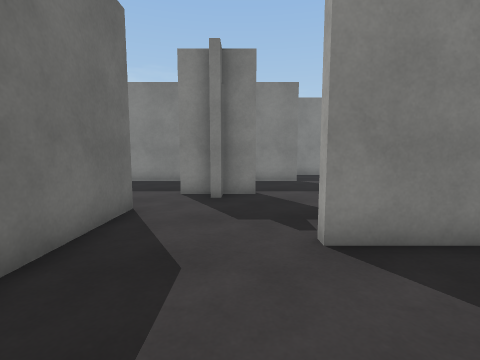
view 1 (above)

22 first-person views from a walk through a Unity game level. The camera is 1.3 m above the floor, tilts 6° down and sees 85° across. The floor is counted in squares, 1 m on a side. Each view is taken from the middle of a square. On the plan, view 1 faces up. The plan holds only what a view shows up to about 13 squares ahead; the rest is blank. The player is left out. Surface patterns are stand-ins for the level's own textures.

view 2
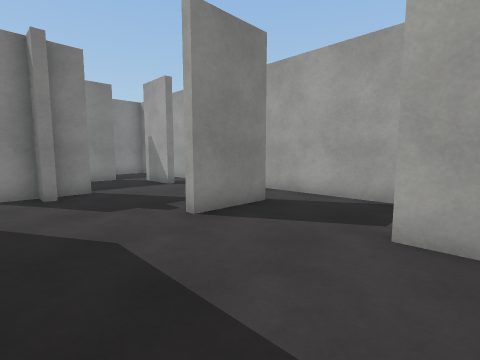

view 3
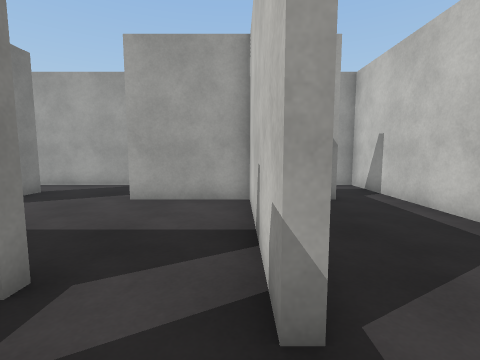

view 4
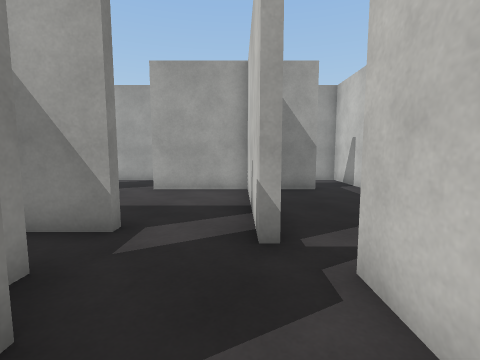

view 5
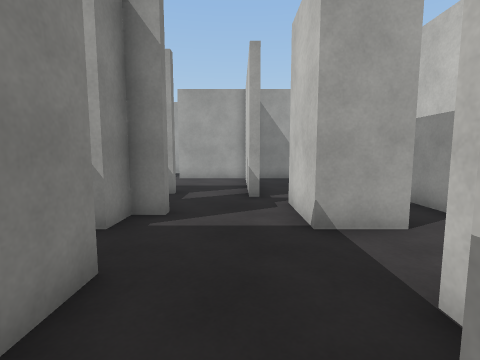

view 6
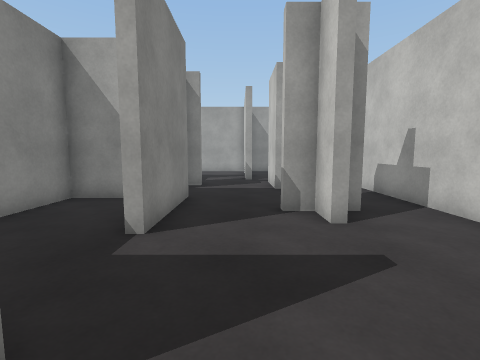

view 7
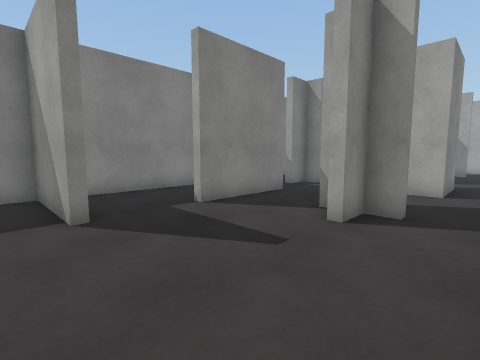

view 8
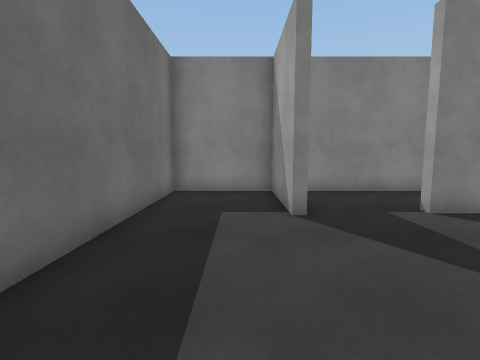

view 9
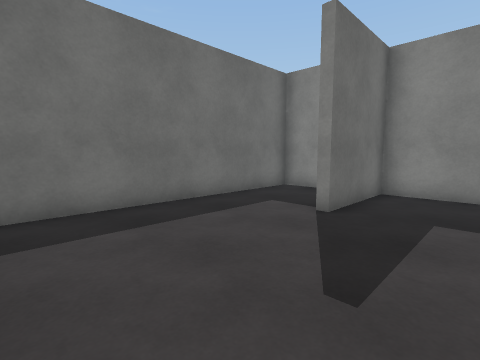

view 10
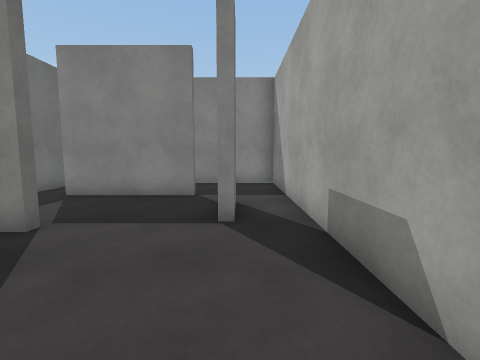

view 11
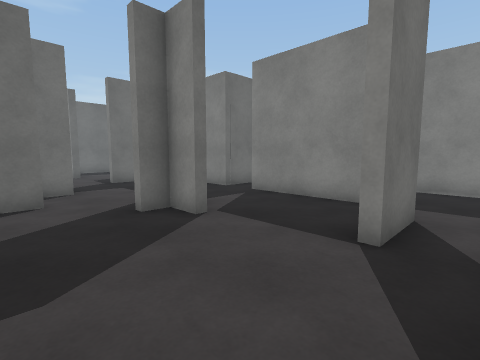

view 12
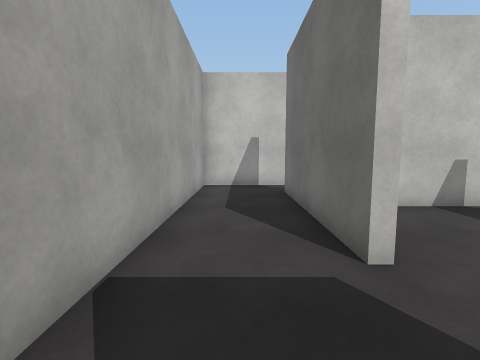

view 13
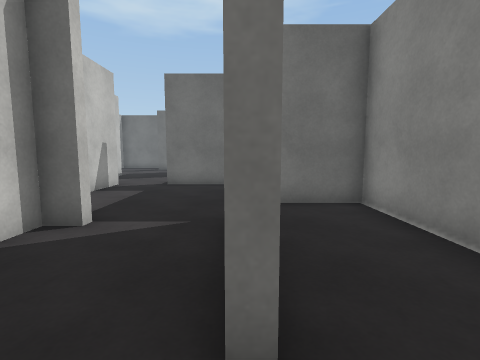

view 14
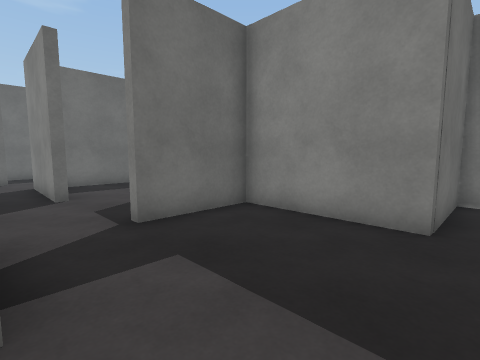

view 15
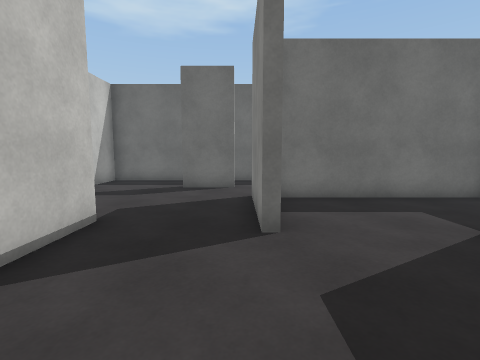

view 16
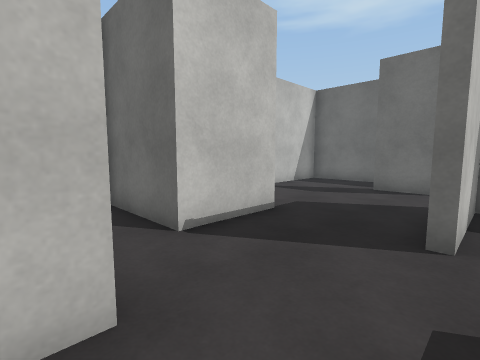

view 17
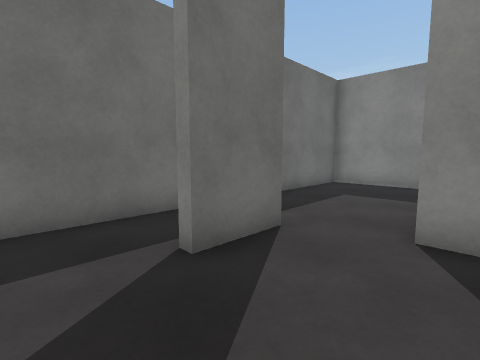

view 18
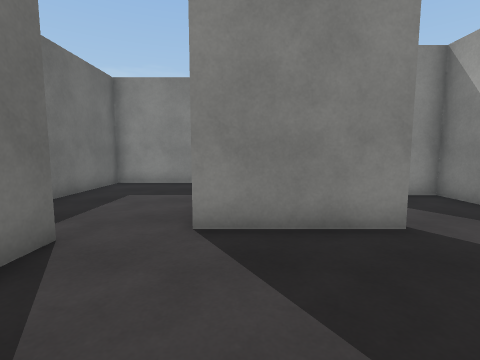

view 19
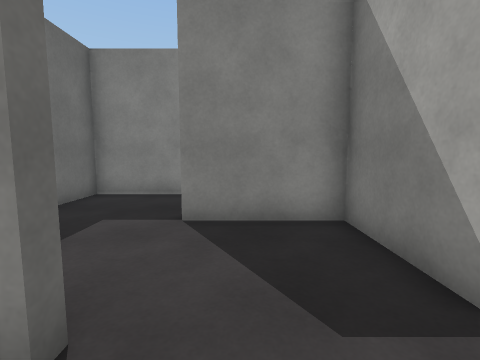

view 20
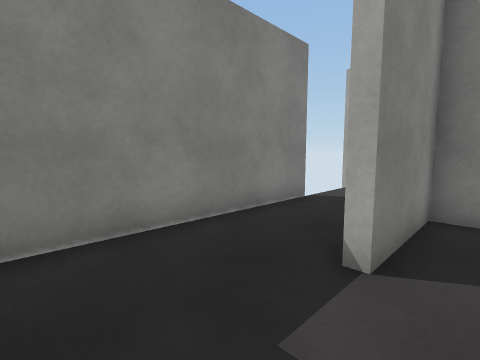

view 21
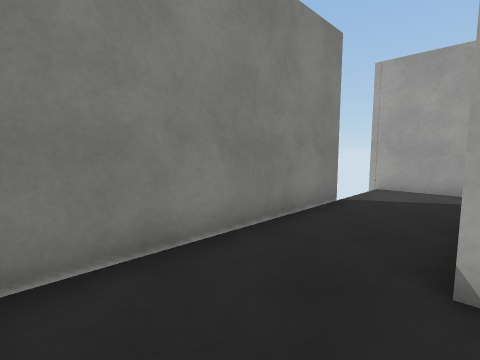

view 22
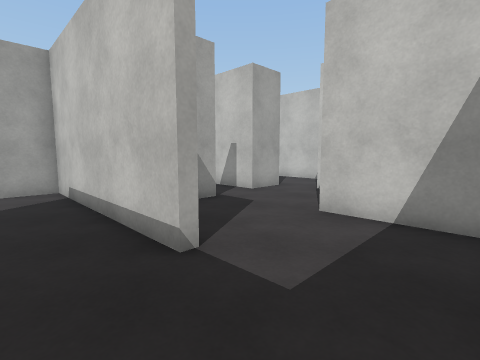

### Floor plan
Ten units are one square. View 1 is at (0, 0); x grows to the right and y downward. Boxes are objects, and circles mark ways between rooms. Rooms are numbered by the first view taken in them; rooms with no view inside come last. Other rooms are left out.
<svg viewBox="-187 -159 246 239">
<path fill="none" stroke="#000" d="M36 -36 11 -36M5 -82 -5 -82 -5 -74M-8 -74 -8 -85 4 -85M-25 -61 -25 -26M-5 -92 -5 -82 -19 -82M39 -109 39 -88 36 -88 36 -109M-43 -70 -43 -62M26 -119 -14 -119M-24 33 22 33 22 -1 26 -1 26 58M25 75 54 75 54 -152 -27 -152 -27 -119M-34 33 -24 33M-42 59 -67 59M-2 75 25 75M-24 9 -28 9M22 58 22 44M-67 43 -42 43M-65 75 -41 75M-56 7 -68 7M-114 47 -101 47 -101 39M-104 40 -99 40M-101 58 -101 50 -114 50M-82 15 -120 15M-112 75 -65 75M-86 -2 -86 -18 -146 -18 -146 17 -149 17 -149 -18 -182 -18 -182 69M-67 59 -67 43M-27 -119 -67 -119 -67 -90M-67 -70 -43 -70M-101 -122 -30 -122 -30 -154M-157 -79 -157 -59 -161 -59M-110 -53 -83 -53M-70 -90 -70 -119 -101 -119M-150 -152 -182 -152 -182 -111M-182 -89 -182 -22 -149 -22M-67 -54 -67 -70M-60 -152 -135 -152 -135 -87 -102 -87 -102 -84 -139 -84"/>
<circle cx="-30" cy="20" r="3" fill="#2a7"/>
<circle cx="20" cy="65" r="3" fill="#2a7"/>
<circle cx="-18" cy="-90" r="3" fill="#2a7"/>
<circle cx="-20" cy="-120" r="3" fill="#2a7"/>
<circle cx="-55" cy="25" r="3" fill="#2a7"/>
<circle cx="-55" cy="70" r="3" fill="#2a7"/>
<circle cx="-70" cy="-85" r="3" fill="#2a7"/>
<text x="20" y="-50">1</text>
<text x="-20" y="50">2</text>
<text x="-120" y="30">3</text>
<text x="-40" y="-100">4</text>
<text x="-120" y="-100">5</text>
</svg>
Room 1 opens to room 2. Room 1 opens to room 4. Room 2 opens to room 3. Room 4 opens to room 5.

Where each view was taken, in squares from view 1:
view 1: 0 up, 0 right, facing up
view 2: 1 down, 2 left, facing up-right
view 3: 3 down, 5 left, facing right
view 4: 3 down, 7 left, facing right
view 5: 3 down, 11 left, facing right
view 6: 3 down, 16 left, facing right
view 7: 7 down, 16 left, facing up-right
view 8: 7 down, 16 left, facing up
view 9: 7 down, 12 left, facing up-left
view 10: 4 up, 4 right, facing up
view 11: 5 up, 5 right, facing up-left
view 12: 3 up, 4 right, facing down
view 13: 12 up, 4 right, facing left
view 14: 7 up, 2 left, facing up-left
view 15: 8 up, 6 left, facing left
view 16: 9 up, 6 left, facing down-left
view 17: 4 up, 13 left, facing up-left
view 18: 4 up, 13 left, facing up
view 19: 7 up, 9 left, facing up
view 20: 11 up, 13 left, facing up-right
view 21: 12 up, 13 left, facing up-right
view 22: 14 up, 13 left, facing down-right
